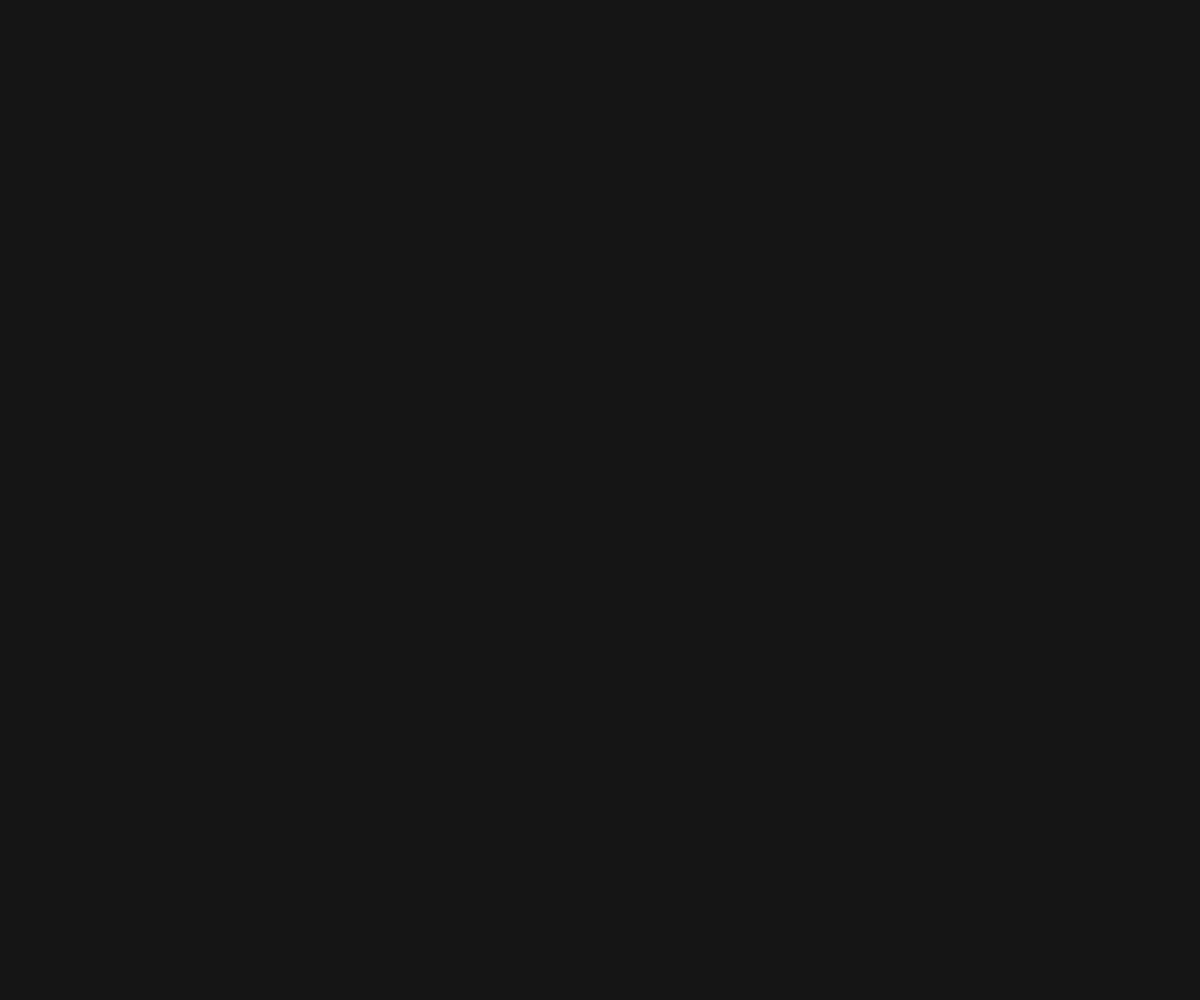
Frame 1 (no input)
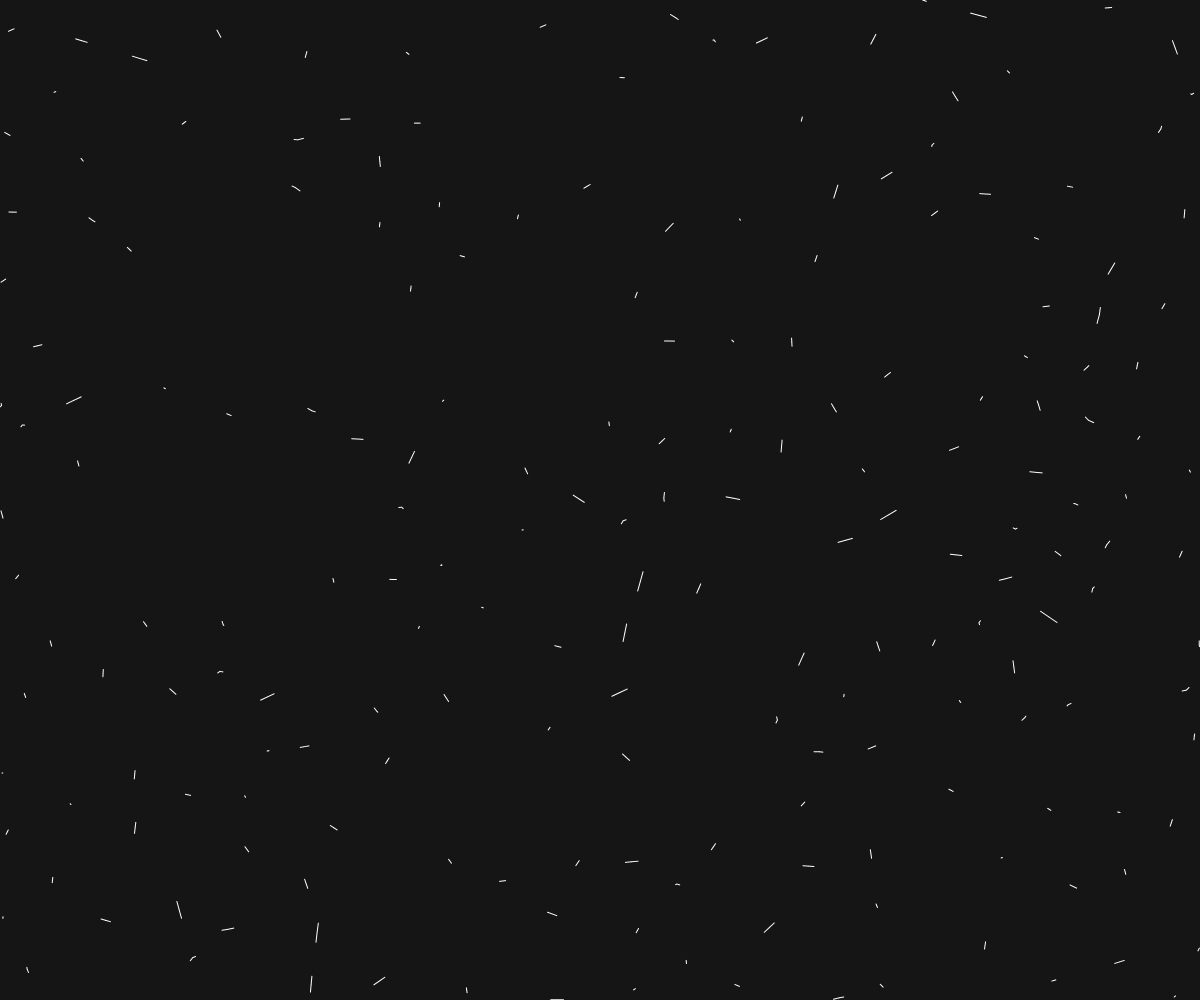
Frame 60 (no input)
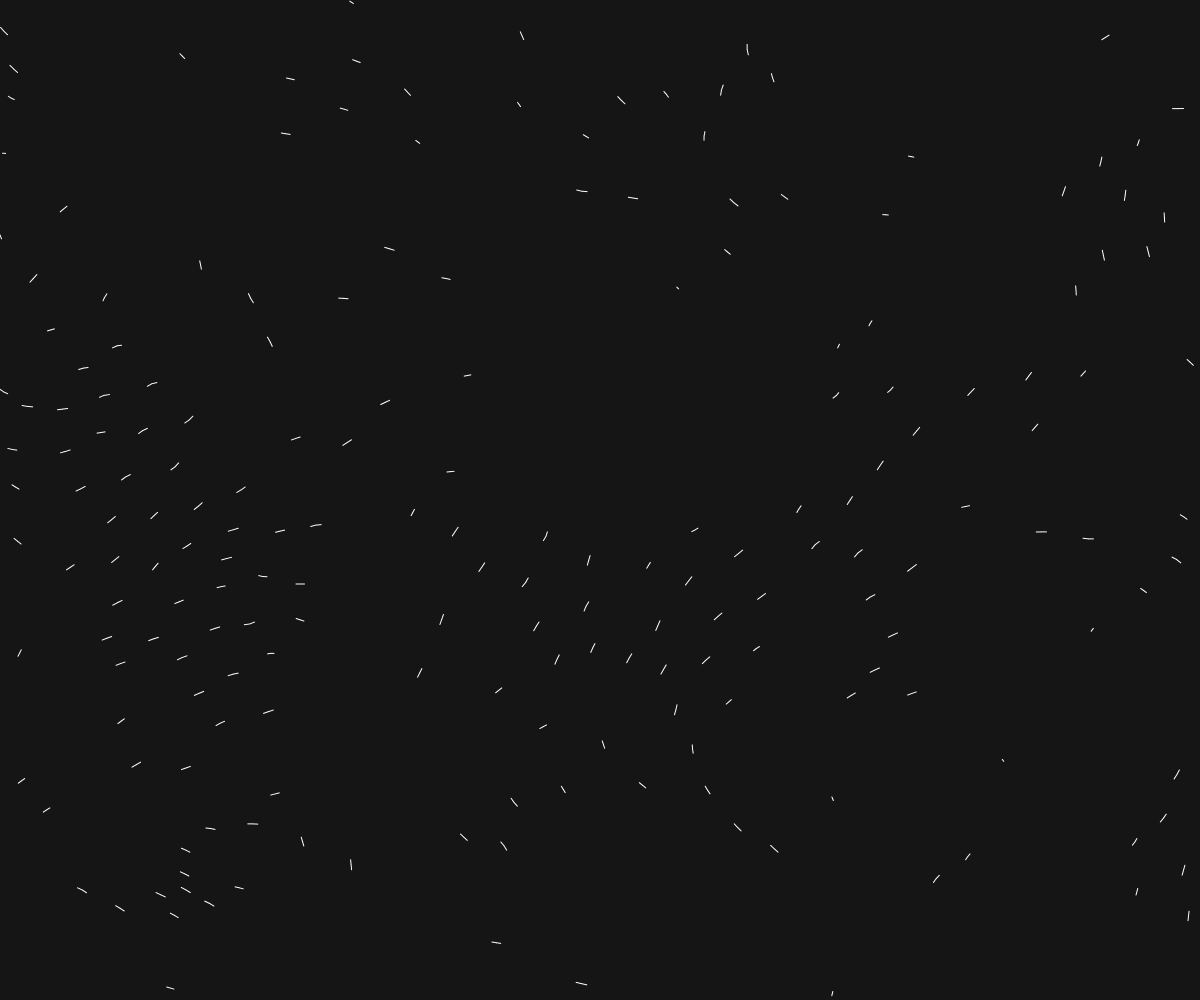
Frame 120 (the mouse pressed at the canvas centre since frame 60)

The p5.js sketch that drew these frames (run headless with seeded random() and noise() and a simulated clock; from frame 60 on, the mouse is pressed at the canvas centre):

// p5.js sketch
// ── sketch.js
// Flocking – Eric Jinks

// Move mouse around viewport to affect behaviour

var boids = []
var boidCount = 200

function setup(){
  pixelDensity(2)
  createCanvas(windowWidth, windowHeight)
  for(var i = 0; i < boidCount; i++){
    boids[i] = new Boid(random(width), random(height))
  }
  background(21)
}

function draw(){
  background(21)

  for(var i = 0; i < boids.length; i++){
    boids[i].run(boids)

    // Update behaviours based on mouse position
    boids[i].sep = map(mouseX, width, 0, 0, 3)
    boids[i].ali = map(mouseX, width, 0, 3, 0)
    boids[i].maxForce = map(mouseY, height, 0, 0.05, 1)
    boids[i].maxSpeed = map(mouseY, height, 0, 1, 10)
  }
}

function windowResized() {
  resizeCanvas(windowWidth, windowHeight)
  background(21)
}

// ── boid.js
function Boid(x, y, maxSpeed, maxForce){
  this.acc = createVector(0, 0)
  this.vel = createVector(random(-1, 1), random(-1, 1))
  this.pos = createVector(x, y)

  // Length of trail
  this.trailLength = 3
  this.trailPoints = []

  // default behaviour weightings
  this.sep = 1
  this.ali = 1
  this.maxSpeed = maxSpeed || 5
  this.maxForce = maxForce || 0.1
  this.desiredSeparation = 50
  this.col = '255'

  this.run = function(boids){
    this.flock(boids)
    this.update()
    this.edges()
    this.render()
  }

  this.render = function(){
    blendMode(NORMAL)
    stroke(this.col)
    strokeWeight(1)

    // Draw trail
    if(this.trailPoints.length > 1){
      for(var i = 1; i < this.trailPoints.length; i++){
        var curr = this.trailPoints[i]
        var prev = this.trailPoints[i - 1]
        if(
          Math.abs(curr.x - prev.x) < width - (width/3) &&
          Math.abs(curr.y - prev.y) < height - (height/3)
        ){
          line(curr.x, curr.y, prev.x, prev.y)
        }
      }
    }
  }

  // Contain in viewport
  this.edges = function(){
    if(this.pos.x < 0) this.pos.x = width
    if(this.pos.y < 0) this.pos.y = height
    if(this.pos.x > width) this.pos.x = 0
    if(this.pos.y > height) this.pos.y = 0
  }


  this.update = function(){
    // Update trail
    this.trailPoints.push(this.pos.copy())
    if(this.trailPoints.length > this.trailLength){
      this.trailPoints.splice(0, this.trailPoints.length - this.trailLength)
    }

    // Update velocity
    this.vel.add(this.acc)
    // limit velocity
    this.vel.limit(this.maxSpeed)
    // update position
    this.pos.add(this.vel)
    // reset acceleration to 0
    this.acc.mult(0)
  }

  this.applyForce = function(force){
    this.acc.add(force)
  }

  this.flock = function(boids){
    var separate = this.separate(boids)
    var align = this.align(boids)
    var cohesion = this.cohesion(boids)

    // weighting
    separate.mult(this.sep)
    align.mult(this.ali)
    cohesion.mult(1)

    this.applyForce(separate)
    this.applyForce(align)
    this.applyForce(cohesion)
  }

  this.seek = function(target){
    var desired = p5.Vector.sub(target, this.pos)
    desired.normalize()
    desired.mult(this.maxSpeed)

    // Steering = desired - velocity
    var steer = p5.Vector.sub(desired, this.vel)
    steer.limit(this.maxForce)
    return steer
  }

  this.separate = function(boids){
    var steer = createVector(0, 0)
    var count = 0

    // check each boid to determine separation steering force
    for(var i = 0; i < boids.length; i++){
      // calc distance
      var dist = p5.Vector.dist(this.pos, boids[i].pos)
      if(dist > 0 && dist < this.desiredSeparation){
        // calc vector to avoid
        var diff = p5.Vector.sub(this.pos, boids[i].pos)
        diff.normalize()
        diff.div(dist) // weight by dist
        steer.add(diff)
        count++
      }
    }

    // average steer force
    if(count > 0) steer.div(count)

    // if steer is > 0
    if(steer.mag() > 0){
      // steering = desired - velocity
      steer.normalize()
      steer.mult(this.maxSpeed)
      steer.sub(this.vel)
      steer.limit(this.maxForce)
    }
    return steer
  }

  this.align = function(boids){
    var neighbourDist = 50
    var sum = createVector(0, 0)
    var count = 0
    for (var i = 0; i < boids.length; i++){
      var dist = p5.Vector.dist(this.pos, boids[i].pos)
      if(dist > 0 && dist < neighbourDist){
        sum.add(boids[i].vel)
        count++
      }
    }

    if(count > 0){
      sum.div(count)
      sum.normalize()
      sum.mult(this.maxSpeed)
      var steer = p5.Vector.sub(sum, this.vel)
      steer.limit(this.maxForce)
      return steer
    } else {
      return createVector(0, 0)
    }
  }

  this.cohesion = function(boids){
    var neighbourDist = 50
    var sum = createVector(0, 0)
    var count = 0
    for (var i = 0; i < boids.length; i++){
      var d = p5.Vector.dist(this.pos, boids[i].pos)
      if(d > 0 && d < neighbourDist){
        sum.add(boids[i].pos) // Add location of neighbour
        count++
      }
    }

    if(count > 0){
      // Average the neighbour locations
      sum.div(count)
      return this.seek(sum)
    } else {
      return createVector(0, 0)
    }
  }

}
